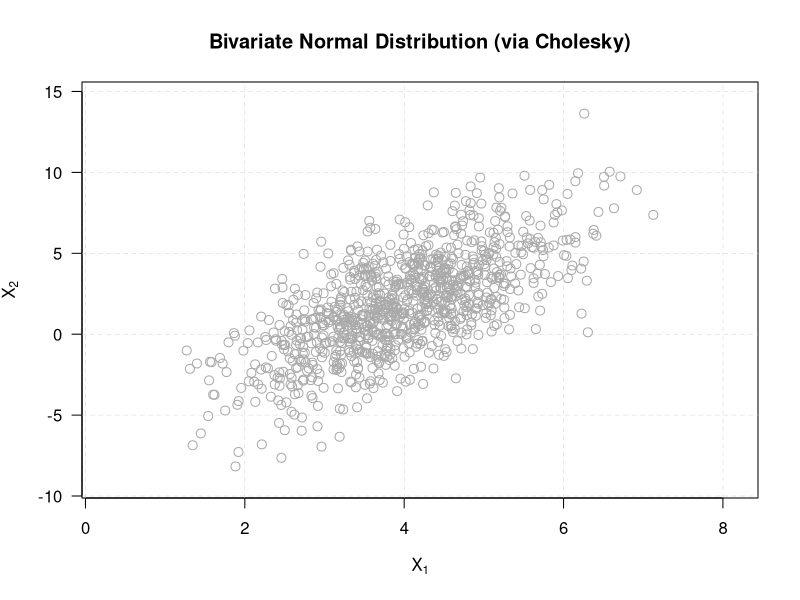
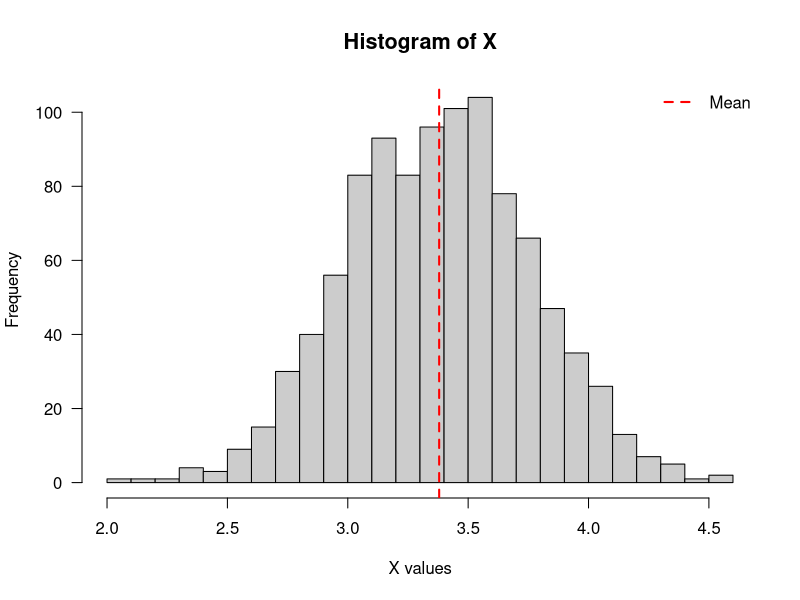
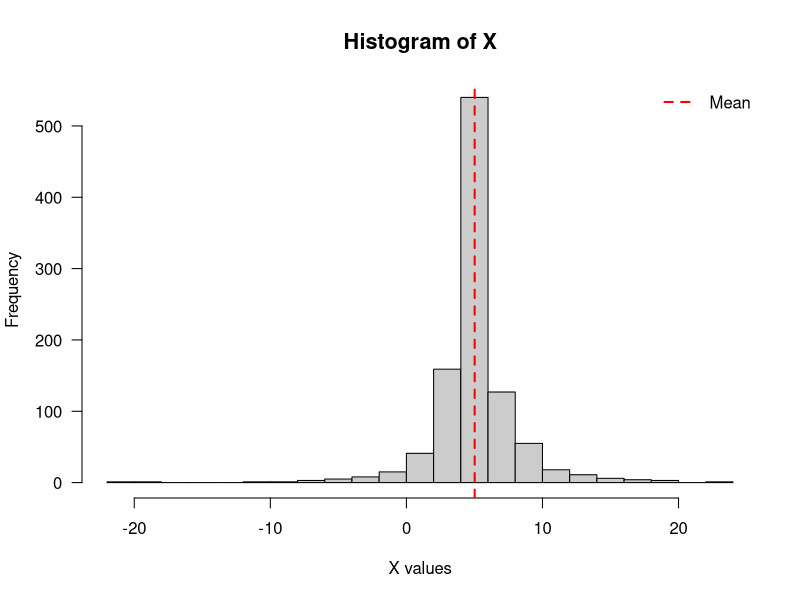
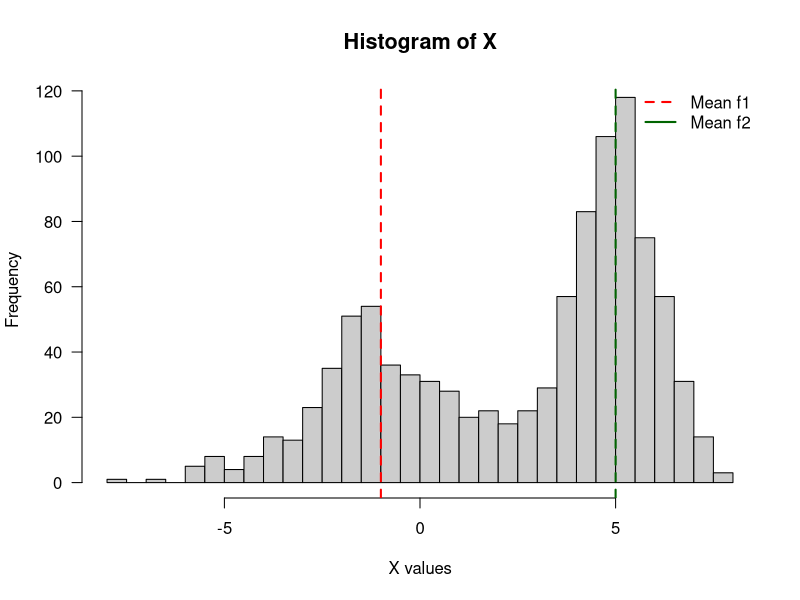
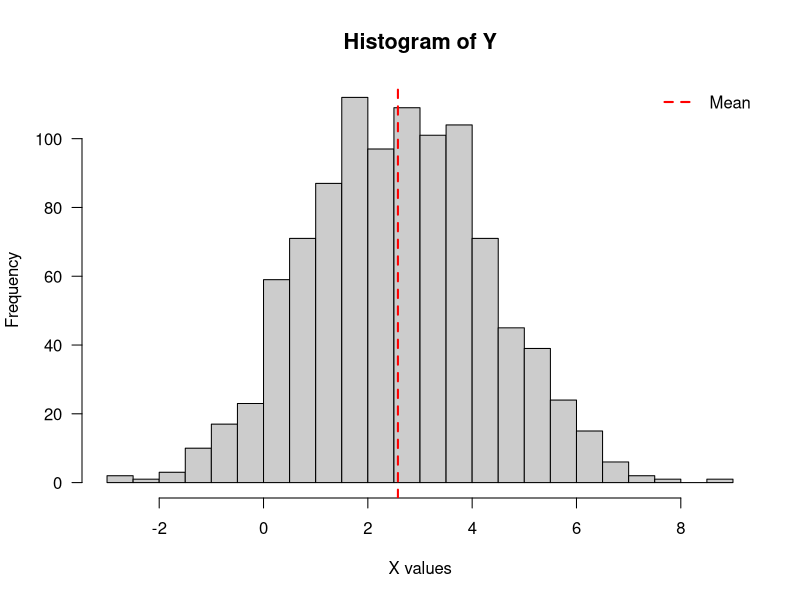
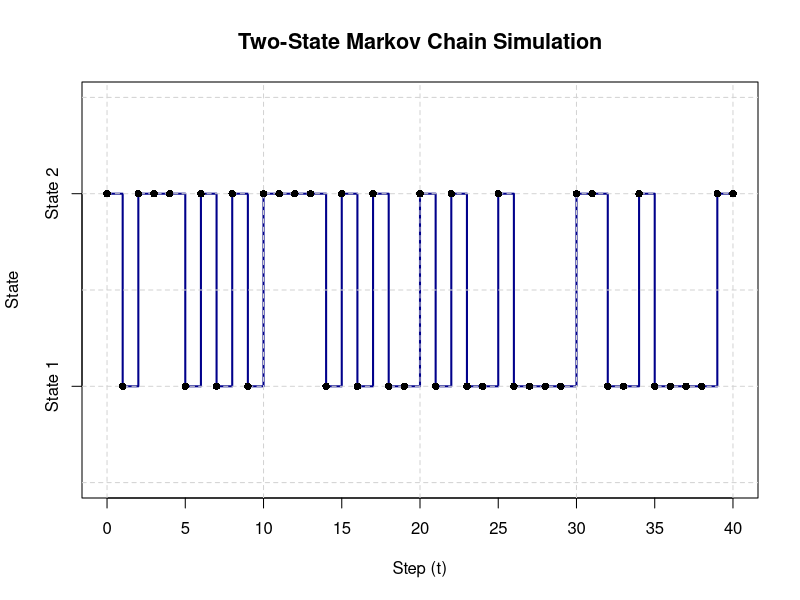
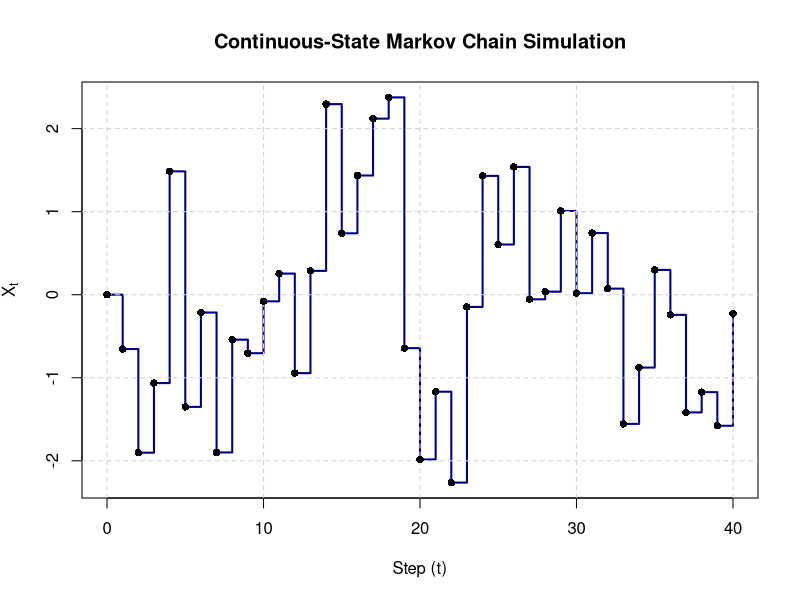
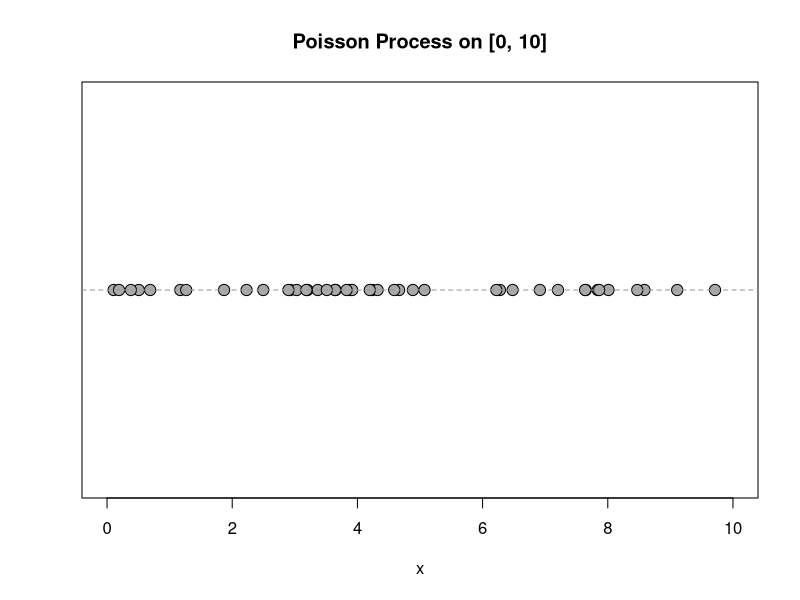

These figures' R source, in order:
## ---- chunk 1
knitr::opts_chunk$set(echo = TRUE)
## ---- chunk 2
# slide 8 example - bivariate normal distribution
n <- 1000
mu <- matrix(c(4,2), 2, 1)
Sigma <- matrix(c(1, 2, 2, 9), 2, 2)
A <- t(chol(Sigma))
X <- matrix(nrow=2, ncol=n)
for(i in c(1:n)) {
  Z <- rnorm(2)
  X[1:2, i] <- A %*% Z + mu
}

# plot
x1 <- X[1, ]
x2 <- X[2, ]
plot(x1, x2, col="darkgray", cex=1.2,
     xlab = expression(X[1]),
     ylab = expression(X[2]),
     main = "Bivariate Normal Distribution (via Cholesky)",
     las = 1,
     xlim = range(x1) + c(-1, 1),
     ylim = range(x2) + c(-1, 1))
grid(col = "lightgrey", lty = 2, lwd = 0.5)
## ---- chunk 3
# slide 11 - algorithm 3 code
n <- 1000
lambda <- 1
mu_zero <- 5
alpha <- 2
sigma <- rexp(1, rate=lambda)
mu <- rnorm(1, mean=mu_zero, sd=sigma*alpha)
X <- rnorm(n, mean=mu, sigma)

# plot
hist(X, breaks = 30, col = "grey80", border = "black",  
     main = "Histogram of X",
     xlab = "X values",
     ylab = "Frequency",
     cex.main = 1.3, font.main = 2,las = 1)               
abline(v = mean(X), col = "red", lwd = 2, lty = 2)
legend("topright", legend = c("Mean"),
       col = c("red"),
       lwd = 2, lty = c(2, 1), bty = "n")
## ---- chunk 4
# slide 12 - algorithm 4 code
n <- 1000
lambda <- 1
mu_zero <- 5
alpha <- 2
mu <- c()
X <- c()
sigma <- rexp(n, rate=lambda)
for(i in c(1:n)) {
  mu[i] <- rnorm(1, mean = mu_zero, sd = sigma[i]*alpha)
  X[i] <- rnorm(1, mean = mu[i], sigma[i])
}

# plot
hist(X, breaks = 30, col = "grey80", border = "black",  
     main = "Histogram of X",
     xlab = "X values",
     ylab = "Frequency",
     cex.main = 1.3, font.main = 2,las = 1)               
abline(v = mean(X), col = "red", lwd = 2, lty = 2)
legend("topright", legend = c("Mean"),
       col = c("red"),
       lwd = 2, lty = c(2, 1), bty = "n")
## ---- chunk 5
# slide 14 - algorithm 5 code
n <- 1000
X <- c()
U <- runif(n)
for(i in c(1:n)) {
  if(U[i] < 0.4) {
    X[i] <- rnorm(1, mean=-1, sd=2)
  } else {
    X[i] <- rnorm(1, mean=5, sd=1)
  }
}
# plot
hist(X, breaks = 30, col = "grey80", border = "black",  
     main = "Histogram of X",
     xlab = "X values",
     ylab = "Frequency",
     cex.main = 1.3, font.main = 2,las = 1)        
abline(v = -1, col = "red", lwd = 2, lty = 2)
abline(v = 5, col = "darkgreen", lwd = 2, lty = 2)
legend("topright", legend = c("Mean f1", "Mean f2"),
       col = c("red", "darkgreen"),
       lwd = 2, lty = c(2, 1), bty = "n")
## ---- chunk 6
# slide 17 - Weighted sum of random variables
n <- 1000
X1 <- rnorm(n, mean=-1, sd=4)
X2 <- rnorm(n, mean=5, sd=1)
Y <- 0.4*X1 + 0.6*X2

# plot
hist(Y, breaks = 30, col = "grey80", border = "black",  
     main = "Histogram of Y",
     xlab = "X values",
     ylab = "Frequency",
     cex.main = 1.3, font.main = 2,las = 1)
abline(v = mean(Y), col = "red", lwd = 2, lty = 2)
legend("topright", legend = c("Mean"),
       col = c("red"),
       lwd = 2, lty = c(2, 1), bty = "n")
## ---- chunk 7
# slide 24
n <- 40
P <- matrix (c(0.5, 0.6, 0.5, 0.4), 2, 2)
X <- c()
U <- runif (1)
U1 <- runif(n)

if(U < 0.3) {
  X [1] <- 1 
} else { 
  X [1] <- 2
}

for (i in c(1:n)) {
  if(U1[i] < P[X[i], 1]) {
    X[i+1] <- 1} 
  else {X[i+1] <- 2}
}

# plot
A <- 0:n
plot(A, X, type = "s", lwd = 2, col = "darkblue",
     xlab = "Step (t)", ylab = "State",
     main = "Two-State Markov Chain Simulation",
     xaxt = "n", yaxt = "n", ylim = c(0.5, 2.5),
     cex.main = 1.3, font.main = 2)
axis(1, at = seq(0, n, by = 5))
axis(2, at = c(1, 2), labels = c("State 1", "State 2"))
grid(nx = NULL, ny = NULL, col = "lightgrey", lty = 2)
points(A, X, col = "black", cex = 1, pch = 16)
## ---- chunk 8
# slide 3 - generation of markov chain paths (continuous stat space)
n <- 40
X <- c()
X[1] <- 0
for(i in c(1:n)){
  X[i+1] <- rnorm(1, mean=X[i]/2, sd=1)
}

# plot
A <- 0:n
plot(A, X, type = "s", lwd = 2, col = "darkblue",
     xlab = "Step (t)", ylab = expression(X[t]),
     main = "Continuous-State Markov Chain Simulation",
     font.main = 2)
grid(nx = NULL, ny = NULL, col = "lightgrey", lty = 2)
points(A, X, col = "black", cex = 1, pch = 16)
## ---- chunk 9
# slide 7 algorithm
N <- rpois(1, 50)
X <- runif(N, min = 0, max = 10)
Y <- rep(0, N)

# plot
plot(X, Y, pch = 21, bg = "darkgrey", cex = 1.5,
     ylim = c(-0.5, 0.5), xlim = c(0, 10),
     main = "Poisson Process on [0, 10]",
     xlab = "x", ylab = "", yaxt = "n")                    
abline(h = 0, col = "gray60", lty = 2)
## ---- chunk 10
# slide 11 example
lam_tilde <- 7.05
a <- 0; b <- 15
Lambda_tilde <- lam_tilde * (b - a)
N <- rpois(1, Lambda_tilde)
X <- runif(N, min = 0, max = b)

# thinning
R <- X/50 + 3*X^2/100
U <- runif(N)
Y <- numeric()
k <- 1
for (i in 1:N) {
  if (R[i] > lam_tilde * U[i]) {
    Y[k] <- X[i]
    k <- k + 1
  }
}

# rejected points
reject <- !X %in% Y

# plot
plot(NA, NA, xlim = c(a, b), ylim = c(-0.5, 0.5),
     xlab = "X", ylab = "",
     main = "Poisson Process via Thinning Method",
     yaxt = "n",  # remove y-axis
     cex.main = 1.3, font.main = 2)
points(X[reject], rep(0, sum(reject)), col = rgb(0.5, 0.5, 0.5, 0.6), pch = 19, cex = 1.5)
points(Y, rep(0, length(Y)), col = "red", pch = 19, cex = 2, lwd = 1.2)
grid(nx = NULL, ny = NULL, col = "lightgrey", lty = 2, lwd = 0.5)
legend("top", legend = c("Rejected", "Accepted"),
       col = c(rgb(0.5, 0.5, 0.5, 0.6), "red"),
       pch = 19, pt.cex = c(1.5, 2), bty = "n", ncol = 2)
## ---- chunk 11
# slide 13 example
N <- rpois(1, 200)
U1 <- runif(N, min = 0, max = 1)
X1 <- sqrt(4 * U1)
X2 <- runif(N, min = 0, max = 1)

# plot
plot(X1, X2, pch = 19, col = rgb(0.2, 0.5, 0.8, 0.6),
     cex = 1.5, xlab = expression(X[1]),
     ylab = expression(X[2]),
     main = "Scatter Plot of X1 vs X2",las = 1)
grid(nx = NULL, ny = NULL, col = "lightgrey", lty = 2, lwd = 0.5)
abline(h = seq(0, 1, by = 0.2), v = seq(0, 2, by = 0.5), col = "lightgrey", lty = 3)
